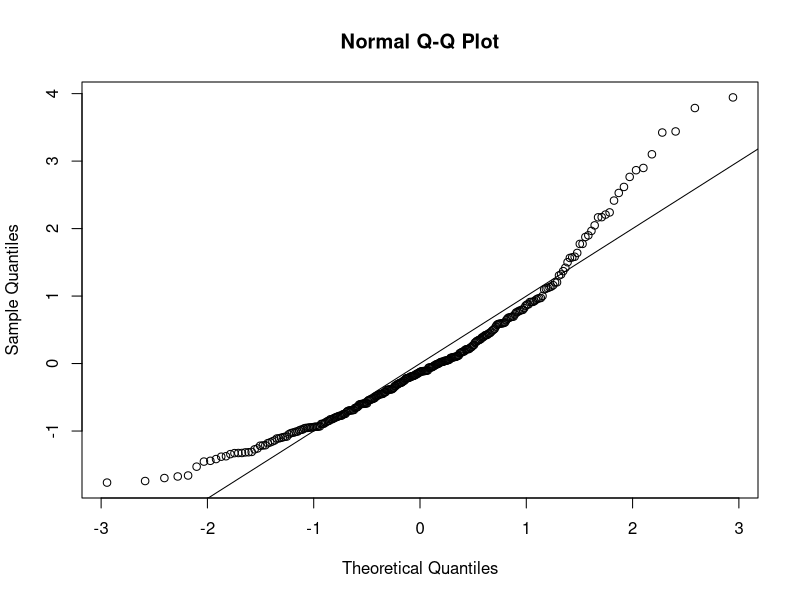
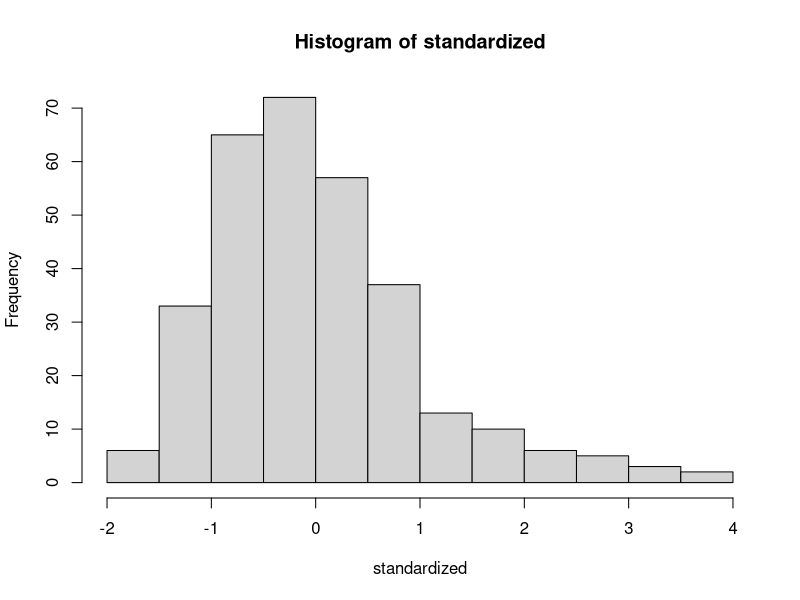
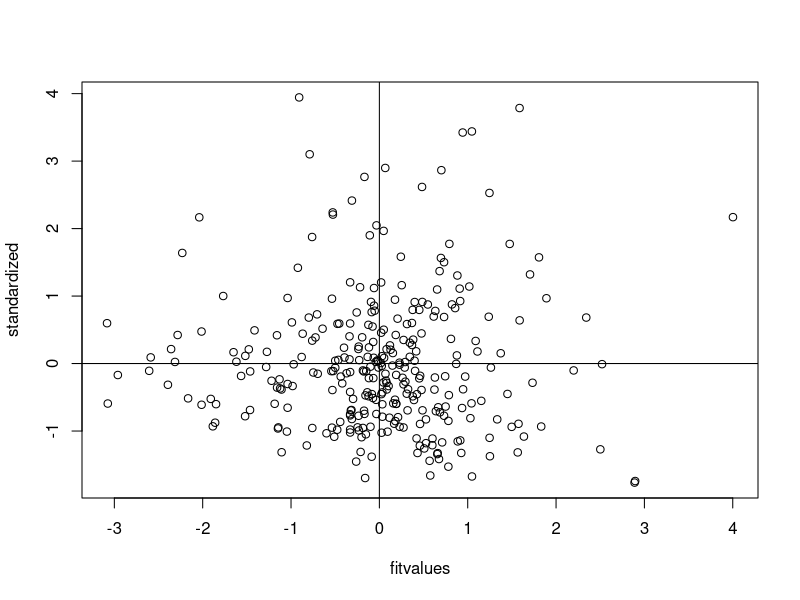

R code for these plots, in order:
setwd("E:/GA/Scales")
master = read.csv("Meaning_Scales_FulfillmentOfMeaning_RR_RN_Paper.csv")
summary(master)

##Reverse Code. No Reverse Coding.
##fix qualtrics coding that's incorrect 1-5 instead of 0-4
master[ , c(3:14)] = master[ , c(3:14)] - 1
summary(master)

####DATA SCREENING####

##Missing Data##
library(mice)
percentmiss = function(x){ sum(is.na(x))/length(x) *100 }

##Going by rows ONLY
##here I excluded the first two columns because they were 
##included for everyone as IDs, so I don't want to count that
##as part of the percent toward what they did
notypos = master
missing = apply(notypos[ , 3:14], 1, percentmiss) 
table(missing)

##replace only the data that you should
replacepeople = notypos[ missing <= 5 , ]  
dontpeople = notypos[ missing > 5 , ]

##figure out the columns to exclude (survey data)
apply(replacepeople, 2, percentmiss)
replacecolumn = replacepeople[ , -c(1,2,15)]
dontcolumn = replacepeople[ , c(1,2,15)]

nomiss = replacepeople

##Outliers##
mahal = mahalanobis(nomiss[ , -c(1,2,15)], 
                    colMeans(nomiss[ , -c(1,2,15)], na.rm = TRUE),
                    cov(nomiss[ , -c(1,2,15)], use="pairwise.complete.obs"))

summary(mahal)
cutoff = qchisq(.999,ncol(nomiss[ , -c(1,2,15)])) 
summary(mahal < cutoff)
noout = nomiss[ mahal < cutoff, ]

##additivity: correlations
correlations = cor(noout[,-c(1,2,15)], use="pairwise.complete.obs")
symnum(correlations)

##make the random stuff
random = rchisq(nrow(noout), 7)
##be sure here not to include the ID columns!
fake = lm(random~., data=noout[ , -c(1:2,15)])

##get the linearity plot
##create the standardized residuals
standardized = rstudent(fake)
qqnorm(standardized)
abline(0,1)

##multivariate normality
hist(standardized, breaks=15)

##homogeneity and homoscedaticity
fitvalues = scale(fake$fitted.values)
plot(fitvalues, standardized) 
abline(0,0)
abline(v = 0)

##Scoring
FOM <- rowSums(noout[, c(3:14)])
FOM
